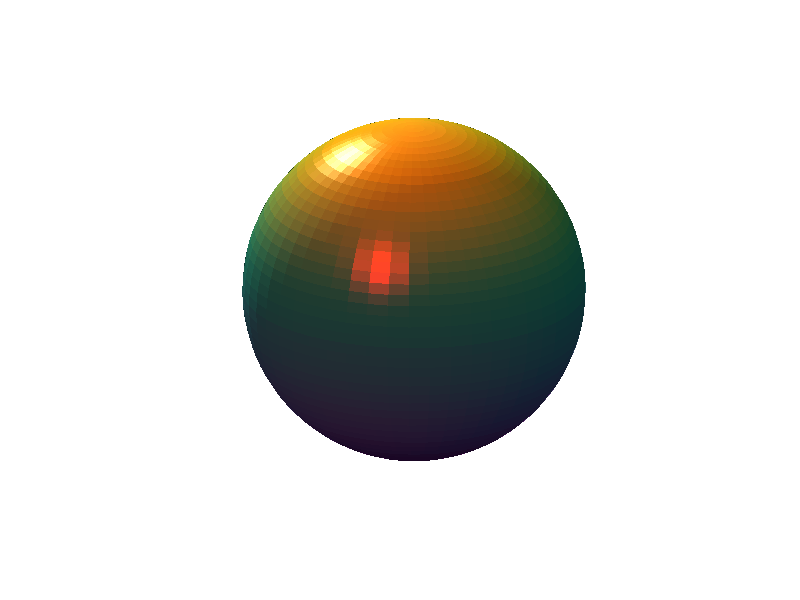

This figure's MATLAB source:
sphere(50);shading flat;
material shiny;axis vis3d off;
set(gcf,'Color',[1 1 1]);
light('Position',[1 3 2]);
light('Position',[-3 -1 2],'Color','r');
view(-45,20);